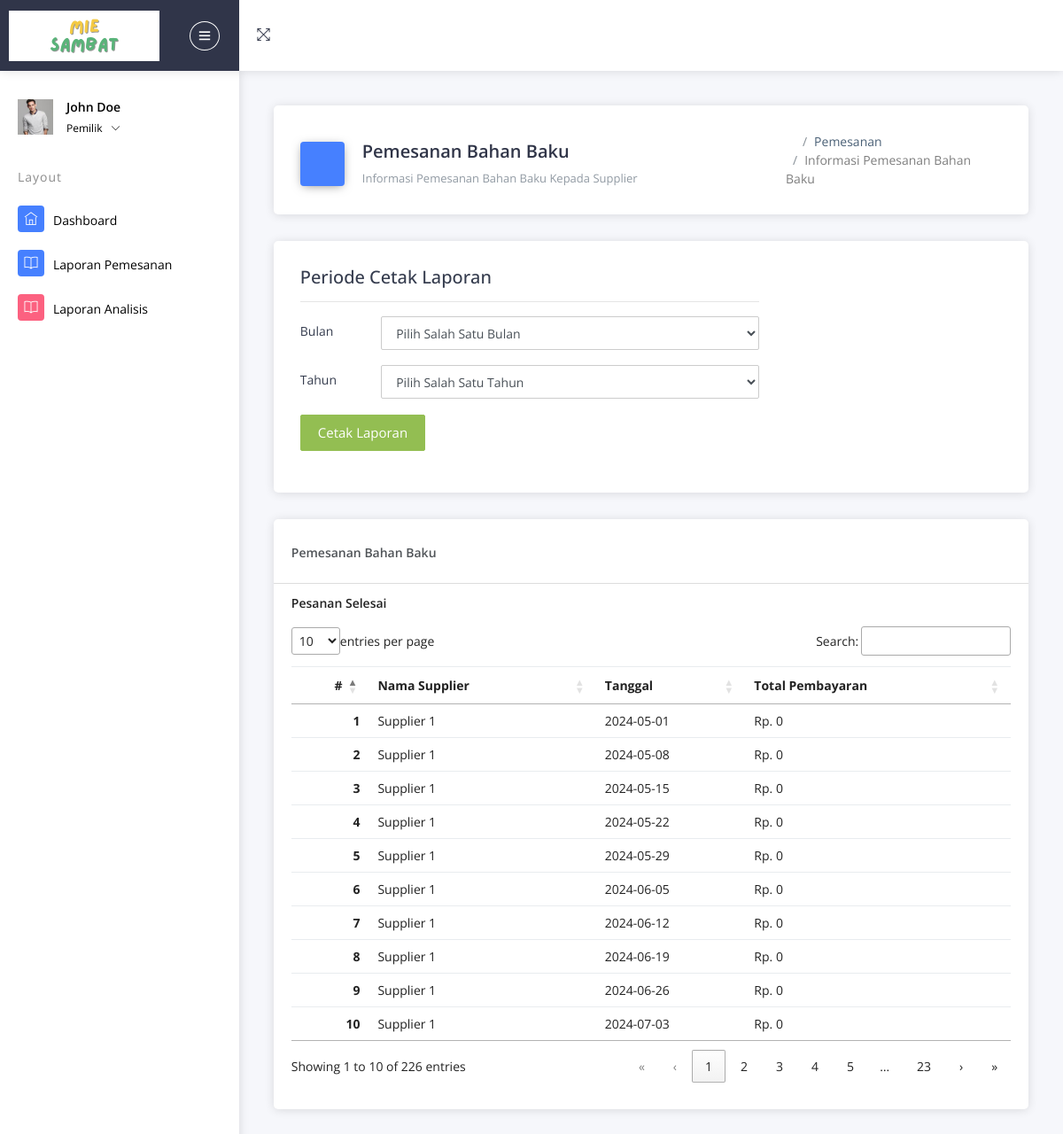
The app's page /Pemilik/cLaporan (signed in) with its own data.
### tables this page shows
CREATE TABLE `transaksi` (
  `id_transaksi` int(11) NOT NULL,
  `id_pengguna` int(11) NOT NULL,
  `tgl` varchar(20) NOT NULL,
  `total_bayar` varchar(20) NOT NULL,
  `stat_pembayaran` int(11) NOT NULL,
  `bukti_bayar` text NOT NULL,
  `stat_transaksi` int(11) NOT NULL
);

CREATE TABLE `pengguna` (
  `id_pengguna` int(11) NOT NULL,
  `nama` varchar(125) NOT NULL,
  `alamat` text NOT NULL,
  `no_hp` varchar(15) NOT NULL,
  `username` varchar(125) NOT NULL,
  `password` varchar(125) NOT NULL,
  `level_pengguna` int(11) NOT NULL
);

### application/controllers/Pemilik/cLaporan.php (called while the page is built, shortened)
<?php
class cLaporan extends CI_Controller
{
	public function index()
	{
		$data = array(
			'pemesanan' => $this->db->query("SELECT * FROM `transaksi` JOIN pengguna ON pengguna.id_pengguna=transaksi.id_pengguna")->result()
		);
		$this->load->view('Pemilik/Layouts/head');
		$this->load->view('Pemilik/Layouts/sidebar');
		$this->load->view('Pemilik/vPemesanan', $data);
		$this->load->view('Pemilik/Layouts/footer');
	}
}

### index.php (called while the page is built, shortened)
<?php
require_once BASEPATH.'core/CodeIgniter.php';

### application/views/Pemilik/vPemesanan.php (the view, shortened to what this page needs)
<div class="pcoded-content">
	<div class="pcoded-inner-content">
		<div class="main-body">
			<div class="page-wrapper">
				<div class="page-header card">
					<div class="row align-items-end">
						<div class="col-lg-8">
							<div class="page-header-title">
								<i class="icofont icofont-layout bg-c-blue"></i>
								<div class="d-inline">
									<h4>Pemesanan Bahan Baku</h4>
									<span>Informasi pemesanan bahan baku kepada Supplier</span><br>
								</div>
							</div>
						</div>
						<div class="col-lg-4">
							<div class="page-header-breadcrumb">
								<ul class="breadcrumb-title">
									<li class="breadcrumb-item">
										<a href="index.html">
											<i class="icofont icofont-home"></i>
										</a>
									</li>
									<li class="breadcrumb-item"><a href="#!">Pemesanan</a>
									</li>
									<li class="breadcrumb-item"><a href="#!">Informasi Pemesanan Bahan Baku</a>
									</li>
								</ul>
							</div>
						</div>
					</div>
				</div>
				<div class="page-header card">
					<div class="row align-items-end">
						<div class="col-lg-8">
							<div class="d-inline">
								<h5>Periode Cetak Laporan</h5>
							</div>
							<hr>
							<form action="<?= base_url('Pemilik/cLaporan/pemesanan') ?>" method="POST">
								<div class="form-group row">
									<label class="col-sm-2 col-form-label">Bulan</label>
									<div class="col-sm-10">
										<select class="form-control" name="bulan" required>
											<option value="">Pilih Salah Satu Bulan</option>
										</select>
									</div>
								</div>
								<div class="form-group row">
									<label class="col-sm-2 col-form-label">Tahun</label>
									<div class="col-sm-10">
										<select name="tahun" class="form-control" required>
											<option value="">Pilih Salah Satu Tahun</option>
										</select>
									</div>
								</div>
								<div class="form-group row">
									<div class="col-sm-10">
										<button type="submit" class="btn btn-success">Cetak Laporan</button>
									</div>
								</div>
							</form>
						</div>
					</div>
				</div>
				<div class="page-body">
					<div class="row">
						<div class="col-lg-12">
							<div class="card">
								<div class="card-header">
									<h5 class="card-header-text">Pemesanan Bahan Baku</h5>
								</div>
								<div class="card-block accordion-block">
									<div id="accordion" role="tablist" aria-multiselectable="true">
										<div class="accordion-panel">
											<div class=" accordion-heading" role="tab" id="headingFour">
												<h3 class="card-title accordion-title">
													<a class="accordion-msg" data-toggle="collapse" data-parent="#accordion" href="#collapseFour" aria-expanded="false" aria-controls="collapseFour">
														Pesanan Selesai
													</a>
												</h3>
											</div>
											<div id="collapseFour" class="panel-collapse collapse show" role="tabpanel" aria-labelledby="headingFour">
												<div class="accordion-content accordion-desc">
													<div class="table-responsive">
														<table class="table" id="selesai">
															<thead>
																<tr>
																	<th>#</th>
																	<th>Nama Supplier</th>
																	<th>Tanggal</th>
																	<th>Total Pembayaran</th>
																</tr>
															</thead>
															<tbody>
																<?php
																$no = 1;
																foreach ($pemesanan as $key => $value) {
																	if ($value->stat_transaksi == '3') {
																?>
																		<tr>
																			<th scope="row"><?= $no++ ?></th>
																			<td><?= $value->nama ?></td>
																			<td><?= $value->tgl ?></td>
																			<td>Rp. <?= number_format($value->total_bayar) ?></td>
																		</tr>
																<?php
																	}
																} ?>
															</tbody>
														</table>
													</div>
												</div>
											</div>
										</div>
									</div>
								</div>
							</div>
						</div>
					</div>
				</div>
			</div>
		</div>
	</div>
</div>
</div>
</div>

### records on screen
transaksi: id_pengguna.nama "Supplier 1", tgl "2024-05-01", total_bayar "0"
transaksi: id_pengguna.nama "Supplier 1", tgl "2024-05-08", total_bayar "0"
transaksi: id_pengguna.nama "Supplier 1", tgl "2024-05-15", total_bayar "0"
transaksi: id_pengguna.nama "Supplier 1", tgl "2024-05-22", total_bayar "0"
transaksi: id_pengguna.nama "Supplier 1", tgl "2024-05-29", total_bayar "0"
transaksi: id_pengguna.nama "Supplier 1", tgl "2024-06-05", total_bayar "0"
transaksi: id_pengguna.nama "Supplier 1", tgl "2024-06-12", total_bayar "0"
transaksi: id_pengguna.nama "Supplier 1", tgl "2024-06-19", total_bayar "0"
transaksi: id_pengguna.nama "Supplier 1", tgl "2024-06-26", total_bayar "0"
transaksi: id_pengguna.nama "Supplier 1", tgl "2024-07-03", total_bayar "0"
